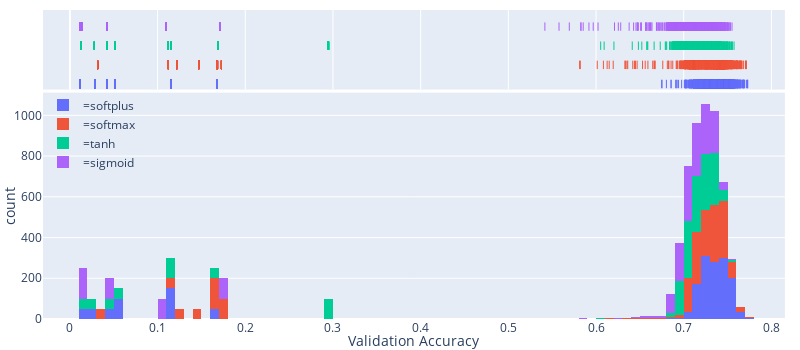

Notebook source saved alongside this figure:
### Code cell
import plotly.express as px
fig = px.histogram(df_grid_search_history_broad_cat, x="val_acc", color="conv_act", marginal="rug", # can be `box`, `violin`
                         hover_data=df_grid_search_history_broad_cat.columns, nbins=150,
                   labels=dict(conv_act='', val_acc='Validation Accuracy', count='Count')
                  )
fig.update_layout(width=800, height=350)
fig.update_layout(
    legend=dict(x=0, y=0.6, orientation='v', bgcolor='rgba(0,0,0,0)'),
    margin={'t': 10, 'b': 10, 'r':0, 'l':20},
)
# fig.update_yaxes(title_text='Count')
fig.write_image('../../output/fig/grid_search_history_broad_cat.pdf')
fig.show()

### Figure 1 — Plotly figure (JSON) as saved in the notebook; plotly's stock layout.template omitted (floating-point values rounded to 4 significant figures; data arrays with more than 128 entries replaced by an {"elided": "..."} marker saying what was removed)
{"data": [{"alignmentgroup": "True", "bingroup": "x", "hoverlabel": {"namelength": 0}, "hovertemplate": "=softplus<br>Validation Accuracy=%{x}<br>count=%{y}", "legendgroup": "=softplus", "marker": {"color": "#636efa"}, "name": "=softplus", "nbinsx": 150, "offsetgroup": "=softplus", "orientation": "v", "showlegend": true, "type": "histogram", "x": {"elided": "1800 float values"}, "xaxis": "x", "yaxis": "y"}, {"alignmentgroup": "True", "boxpoints": "all", "customdata": {"elided": "1800x12 mixed values"}, "fillcolor": "rgba(255,255,255,0)", "hoverlabel": {"namelength": 0}, "hoveron": "points", "hovertemplate": "=%{customdata[9]}<br>Validation Accuracy=%{customdata[2]}<br>Unnamed: 0=%{customdata[0]}<br>acc=%{customdata[1]}<br>val_acc_real=%{customdata[3]}<br>loss=%{customdata[4]}<br>val_loss=%{customdata[5]}<br>epochs=%{customdata[6]}<br>conv_num_filters=%{customdata[7]}<br>conv_kernel_size=%{customdata[8]}<br>out_act=%{customdata[10]}<br>time_stamp=%{customdata[11]}", "jitter": 0, "legendgroup": "=softplus", "line": {"color": "rgba(255,255,255,0)"}, "marker": {"color": "#636efa", "symbol": "line-ns-open"}, "name": "=softplus", "offsetgroup": "=softplus", "showlegend": false, "type": "box", "x": {"elided": "1800 float values"}, "xaxis": "x2", "yaxis": "y2"}, {"alignmentgroup": "True", "bingroup": "x", "hoverlabel": {"namelength": 0}, "hovertemplate": "=softmax<br>Validation Accuracy=%{x}<br>count=%{y}", "legendgroup": "=softmax", "marker": {"color": "#EF553B"}, "name": "=softmax", "nbinsx": 150, "offsetgroup": "=softmax", "orientation": "v", "showlegend": true, "type": "histogram", "x": {"elided": "1800 float values"}, "xaxis": "x", "yaxis": "y"}, {"alignmentgroup": "True", "boxpoints": "all", "customdata": {"elided": "1800x12 mixed values"}, "fillcolor": "rgba(255,255,255,0)", "hoverlabel": {"namelength": 0}, "hoveron": "points", "hovertemplate": "=%{customdata[9]}<br>Validation Accuracy=%{customdata[2]}<br>Unnamed: 0=%{customdata[0]}<br>acc=%{customdata[1]}<br>val_acc_real=%{customdata[3]}<br>loss=%{customdata[4]}<br>val_loss=%{customdata[5]}<br>epochs=%{customdata[6]}<br>conv_num_filters=%{customdata[7]}<br>conv_kernel_size=%{customdata[8]}<br>out_act=%{customdata[10]}<br>time_stamp=%{customdata[11]}", "jitter": 0, "legendgroup": "=softmax", "line": {"color": "rgba(255,255,255,0)"}, "marker": {"color": "#EF553B", "symbol": "line-ns-open"}, "name": "=softmax", "offsetgroup": "=softmax", "showlegend": false, "type": "box", "x": {"elided": "1800 float values"}, "xaxis": "x2", "yaxis": "y2"}, {"alignmentgroup": "True", "bingroup": "x", "hoverlabel": {"namelength": 0}, "hovertemplate": "=tanh<br>Validation Accuracy=%{x}<br>count=%{y}", "legendgroup": "=tanh", "marker": {"color": "#00cc96"}, "name": "=tanh", "nbinsx": 150, "offsetgroup": "=tanh", "orientation": "v", "showlegend": true, "type": "histogram", "x": {"elided": "1800 float values"}, "xaxis": "x", "yaxis": "y"}, {"alignmentgroup": "True", "boxpoints": "all", "customdata": {"elided": "1800x12 mixed values"}, "fillcolor": "rgba(255,255,255,0)", "hoverlabel": {"namelength": 0}, "hoveron": "points", "hovertemplate": "=%{customdata[9]}<br>Validation Accuracy=%{customdata[2]}<br>Unnamed: 0=%{customdata[0]}<br>acc=%{customdata[1]}<br>val_acc_real=%{customdata[3]}<br>loss=%{customdata[4]}<br>val_loss=%{customdata[5]}<br>epochs=%{customdata[6]}<br>conv_num_filters=%{customdata[7]}<br>conv_kernel_size=%{customdata[8]}<br>out_act=%{customdata[10]}<br>time_stamp=%{customdata[11]}", "jitter": 0, "legendgroup": "=tanh", "line": {"color": "rgba(255,255,255,0)"}, "marker": {"color": "#00cc96", "symbol": "line-ns-open"}, "name": "=tanh", "offsetgroup": "=tanh", "showlegend": false, "type": "box", "x": {"elided": "1800 float values"}, "xaxis": "x2", "yaxis": "y2"}, {"alignmentgroup": "True", "bingroup": "x", "hoverlabel": {"namelength": 0}, "hovertemplate": "=sigmoid<br>Validation Accuracy=%{x}<br>count=%{y}", "legendgroup": "=sigmoid", "marker": {"color": "#ab63fa"}, "name": "=sigmoid", "nbinsx": 150, "offsetgroup": "=sigmoid", "orientation": "v", "showlegend": true, "type": "histogram", "x": {"elided": "1800 float values"}, "xaxis": "x", "yaxis": "y"}, {"alignmentgroup": "True", "boxpoints": "all", "customdata": {"elided": "1800x12 mixed values"}, "fillcolor": "rgba(255,255,255,0)", "hoverlabel": {"namelength": 0}, "hoveron": "points", "hovertemplate": "=%{customdata[9]}<br>Validation Accuracy=%{customdata[2]}<br>Unnamed: 0=%{customdata[0]}<br>acc=%{customdata[1]}<br>val_acc_real=%{customdata[3]}<br>loss=%{customdata[4]}<br>val_loss=%{customdata[5]}<br>epochs=%{customdata[6]}<br>conv_num_filters=%{customdata[7]}<br>conv_kernel_size=%{customdata[8]}<br>out_act=%{customdata[10]}<br>time_stamp=%{customdata[11]}", "jitter": 0, "legendgroup": "=sigmoid", "line": {"color": "rgba(255,255,255,0)"}, "marker": {"color": "#ab63fa", "symbol": "line-ns-open"}, "name": "=sigmoid", "offsetgroup": "=sigmoid", "showlegend": false, "type": "box", "x": {"elided": "1800 float values"}, "xaxis": "x2", "yaxis": "y2"}], "layout": {"barmode": "relative", "height": 350, "legend": {"bgcolor": "rgba(0, 0, 0, 0)", "orientation": "v", "tracegroupgap": 0, "x": 0, "y": 0.6}, "margin": {"b": 10, "l": 20, "r": 0, "t": 10}, "width": 800, "xaxis": {"anchor": "y", "autorange": true, "domain": [0, 0.98], "range": [-0.03069, 0.8153], "title": {"text": "Validation Accuracy"}, "type": "linear"}, "xaxis2": {"anchor": "y2", "autorange": true, "domain": [0, 0.98], "matches": "x", "range": [-0.03069, 0.8153], "showgrid": true, "showticklabels": false, "type": "linear"}, "yaxis": {"anchor": "x", "autorange": true, "domain": [0, 0.7326], "range": [0, 1112.0], "title": {"text": "count"}}, "yaxis2": {"anchor": "x2", "autorange": true, "domain": [0.7426, 1], "matches": "y2", "range": [-0.6568, 3.5], "showgrid": false, "showticklabels": false, "type": "category"}}}
